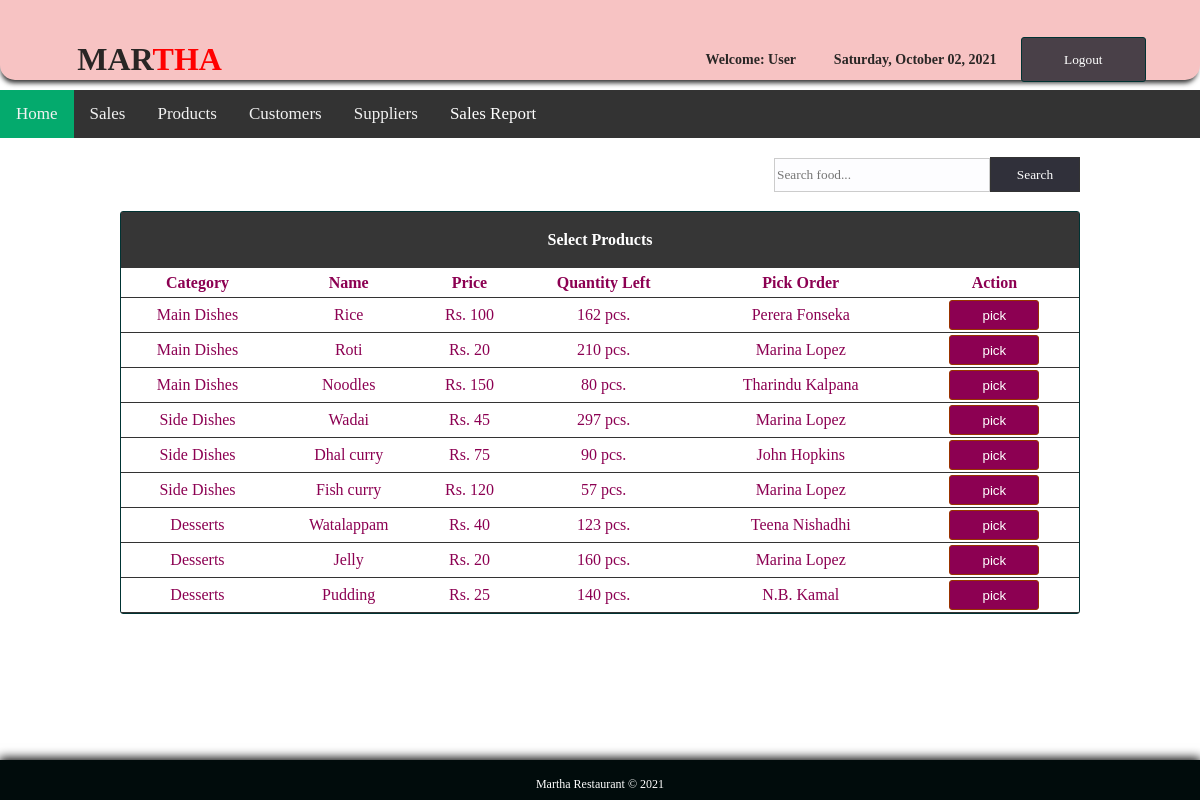
/sales.php (signed in), run on the app's committed database.
### tables this page shows
CREATE TABLE `products` (
  `id` int(11) NOT NULL,
  `category` varchar(100) NOT NULL,
  `name` varchar(100) NOT NULL,
  `quantity` int(11) NOT NULL,
  `purchase` int(11) NOT NULL,
  `retail` int(11) NOT NULL,
  `supplier` varchar(100) NOT NULL
);

### sales.php (the view, shortened to what this page needs)
<!DOCTYPE html PUBLIC "-//W3C//DTD XHTML 1.0 Transitional//EN" "http://www.w3.org/TR/xhtml1/DTD/xhtml1-transitional.dtd">
<html xmlns="http://www.w3.org/1999/xhtml">
<head>
</head>
<link rel="stylesheet" type="text/css" href="css/css1.css">
<body>
<div id="container">
<div id="header">
<table cellspacing="0" width="100%" border="0" cellpadding="20px">
<tr>
	<td width="56%">
    <table width="41%" border="0" cellspacing="0" cellpadding="0">
	  <tr>
	  <th scope="col"><h1>MAR<span style="color:red;">THA</span></h1></th>
	    </tr>
	  </table></td>
    <td style="font-size:14px;">
      <table width="93%" border="0" cellspacing="0" cellpadding="0">
        <tr>
        	<th scope="col">Welcome: <?php echo $_SESSION['access'];?></th>
          	<th scope="col"><?php
			$Today = date('y:m:d',time());
			$new = date('l, F d, Y', strtotime($Today));
			echo $new;
			?></th>
          	<th scope="col" width="20px"><a href="logout.php">
            <input type="button" id="btnadd" value="Logout" align="middle" />
          	</a></th>
        </tr>
  </table></td>
    </tr>
</table>
</div>
<br><br><br><br><br>
<div class="topnav" id="myTopnav">
  <a href="index.php" class="active">Home</a>
  <a href="sales.php">Sales</a>
  <a href="products.php">Products</a>
  <a href="customers.php">Customers</a>
  <a href="supplier.php">Suppliers</a>
  <div class="dropdown">
    <button class="dropbtn">Sales Report
    </button>
  </div>
</div>
<br>
<table width="80%" border="0" align="center" cellpadding="0" cellspacing="0">
      <tr>
        <td height="37" align="right">
        <form action="result_sales.php" method="get" ecntype="multipart/data-form">
        <input type="text" name="query" style="border:1px solid #CCC; color: #333; width:210px; height:30px;" id="btnsearch1" placeholder="Search food..." /><input type="submit" id="btnsearch" value="Search" name="search" />
        </form>
     	</td>
      </tr>
    </table></th>
  <br>
  <tr>
    <td>
    <table border="0" cellpadding="0" cellspacing="0" align="center" width="80%" style="border:1px solid #033; color:#8c0052;">
     <tr>
     <th colspan="7" align="center" height="55px" style="border-bottom:1px solid #363636; background: #363636; color:#FFF;"> Select Products </th>
    </tr>
      <tr height="30px">
        <th style="border-bottom:1px solid #333;"> Category </th>
        <th style="border-bottom:1px solid #333;"> Name </th>
        <th style="border-bottom:1px solid #333;"> Price </th>
        <th style="border-bottom:1px solid #333;"> Quantity Left </th>
        <th style="border-bottom:1px solid #333;"> Pick Order </th>
        <th style="border-bottom:1px solid #333;"> Action </th>
      </tr>
       <?php
require('config.php');
$query="SELECT * FROM products";
$result=mysqli_query($db_link, $query);
while ($row=mysqli_fetch_array($result)){?>
      <tr align="center" style="height:35px">
      	<td style="border-bottom:1px solid #333;"> <?php echo $row['category']; ?> </td>
        <td style="border-bottom:1px solid #333;"> <?php echo $row['name']; ?> </td>
        <td style="border-bottom:1px solid #333;">Rs. <?php echo $row['retail']; ?> </td>
        <td style="border-bottom:1px solid #333;"> <?php echo $row['quantity']; ?> pcs. </td>
        <td style="border-bottom:1px solid #333;"> <?php echo $row['supplier']; ?> </td>
        <td style="border-bottom:1px solid #333;">
        <a href="process_sales.php?id=<?php echo md5($row['id']);?>"><input type="button" value="pick" style="width:90px; height:30px; color:#FFF; background: #8c0052; border:1px solid #930; border-radius:3px;"></a>
        </td>
      </tr>
   <?php
}?>
</table>
  </td>
  </tr>
<br><br><br>
<div id="footer">
<table border="0" cellpadding="15px" align="center"; style="size: 12px; font-family: 'Comic Sans MS', cursive; color: #FFF; font-size: 12px;">
<tr>
	<td>
  Martha Restaurant &copy; 2021
    </td>
</tr>
</table>
</div>
</div>
</body>
</html>

### css/css1.css (style rules this page uses)
html { font-family: "Comic sans MS", cursive; color: rgb(41, 38, 37); height:100%; margin:0; padding:0; -webkit-background-size: cover; -moz-background-size: cover; -o-background-size: cover; background-size: cover; }
body { margin:0; font-size:16px; height:100%; margin:0; padding:0; background:url(../images/bg_food.jpg) no-repeat center fixed; -webkit-background-size: cover; -moz-background-size: cover; -o-background-size: cover; background-size: cover; }
#container { height:100px; width: auto; margin:0 auto; }
#header { box-shadow: -1px 5px 5px -2px #333333; position:fixed; width:100%; height:80px; border-radius:0px 0px 15px 15px; background-color:rgb(247, 195, 195); }
#footer { clear: both; background: rgb(1, 12, 12); height: 40px; width: 100%; position: fixed; left: 0px; bottom: 0px; text-align: center; box-shadow:0px -1px 10px 1px #000; }
#btnsearch { border:1px solid #333; background: rgb(48, 48, 58); height:35px; width:90px; color: #FFF; font-family:"Comic Sans MS", cursive; }
#btnsearch1 { border:1px solid #333; background: #fdfdff; height:35px; width:90px; color: #FFF; font-family:"Comic Sans MS", cursive; }
#btnadd { border:1px solid #033; background: rgb(73, 64, 72); border-radius:3px; height:45px; width:125px; color: #FFF; font-family:"Comic Sans MS", cursive; }
a:link { color:#FFF; text-decoration: none; }
table { border-radius:3px; text-align: center; }
.topnav { overflow: hidden; background-color: #333; }
.topnav a { float: left; display: block; color: #f2f2f2; text-align: center; padding: 14px 16px; text-decoration: none; font-size: 17px; }
.active { background-color: #04AA6D; color: white; }
.dropdown { float: left; overflow: hidden; }
.dropdown .dropbtn { font-size: 17px; border: none; outline: none; color: white; padding: 14px 16px; background-color: inherit; font-family: inherit; margin: 0; }

### data on the page
products: category "Main Dishes", name "Rice", retail "100", quantity "162", supplier "Perera Fonseka"
products: category "Main Dishes", name "Roti", retail "20", quantity "210", supplier "Marina Lopez"
products: category "Main Dishes", name "Noodles", retail "150", quantity "80", supplier "Tharindu Kalpana"
products: category "Side Dishes", name "Wadai", retail "45", quantity "297", supplier "Marina Lopez"
products: category "Side Dishes", name "Dhal curry", retail "75", quantity "90", supplier "John Hopkins"
products: category "Side Dishes", name "Fish curry", retail "120", quantity "57", supplier "Marina Lopez"
products: category "Desserts", name "Watalappam", retail "40", quantity "123", supplier "Teena Nishadhi"
products: category "Desserts", name "Jelly", retail "20", quantity "160", supplier "Marina Lopez"
products: category "Desserts", name "Pudding", retail "25", quantity "140", supplier "N.B. Kamal"

### other printed values
$_SESSION['access'] "User"
